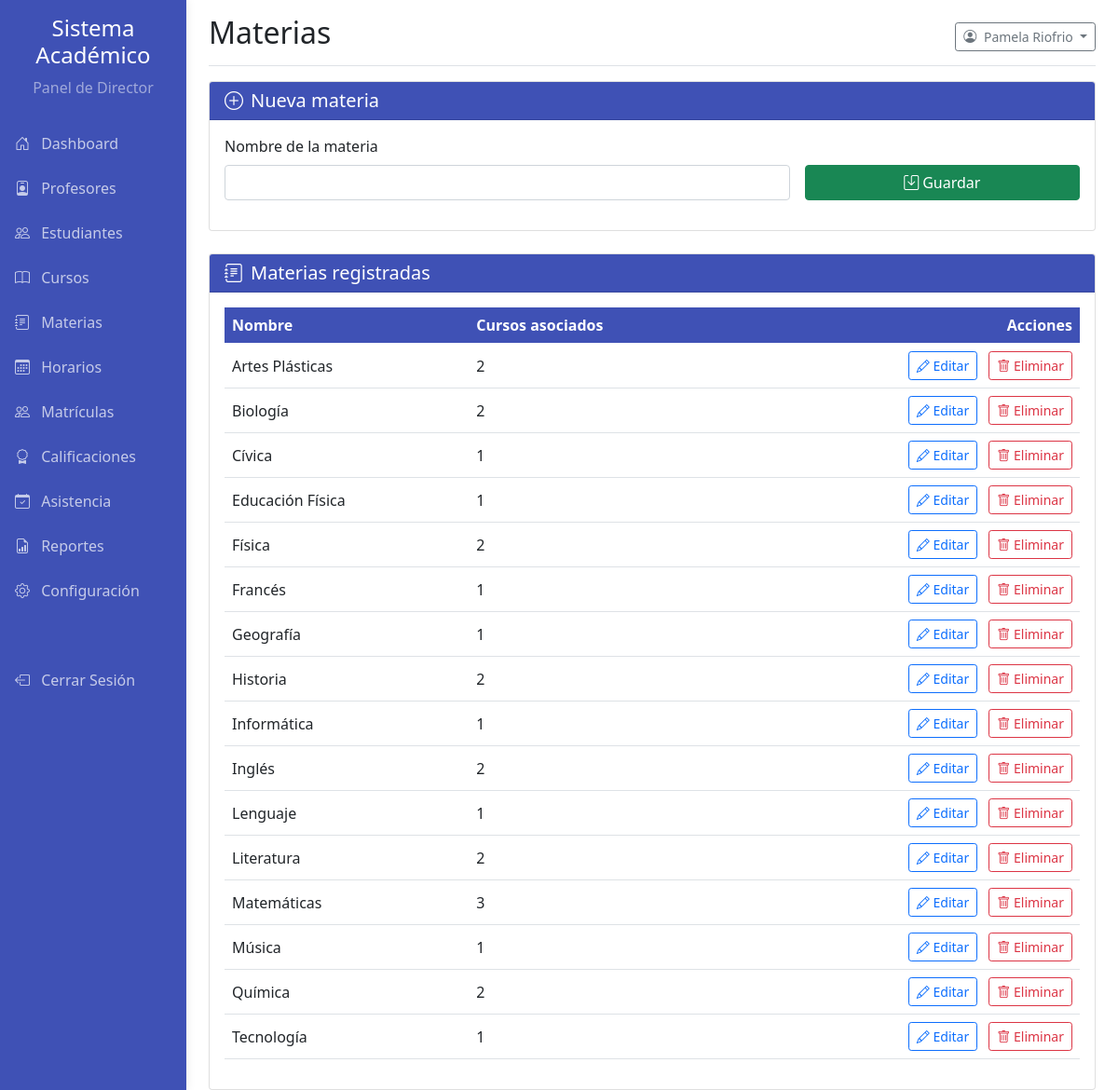
The page /pages/director_materias.php (signed in) on the database as committed earlier.
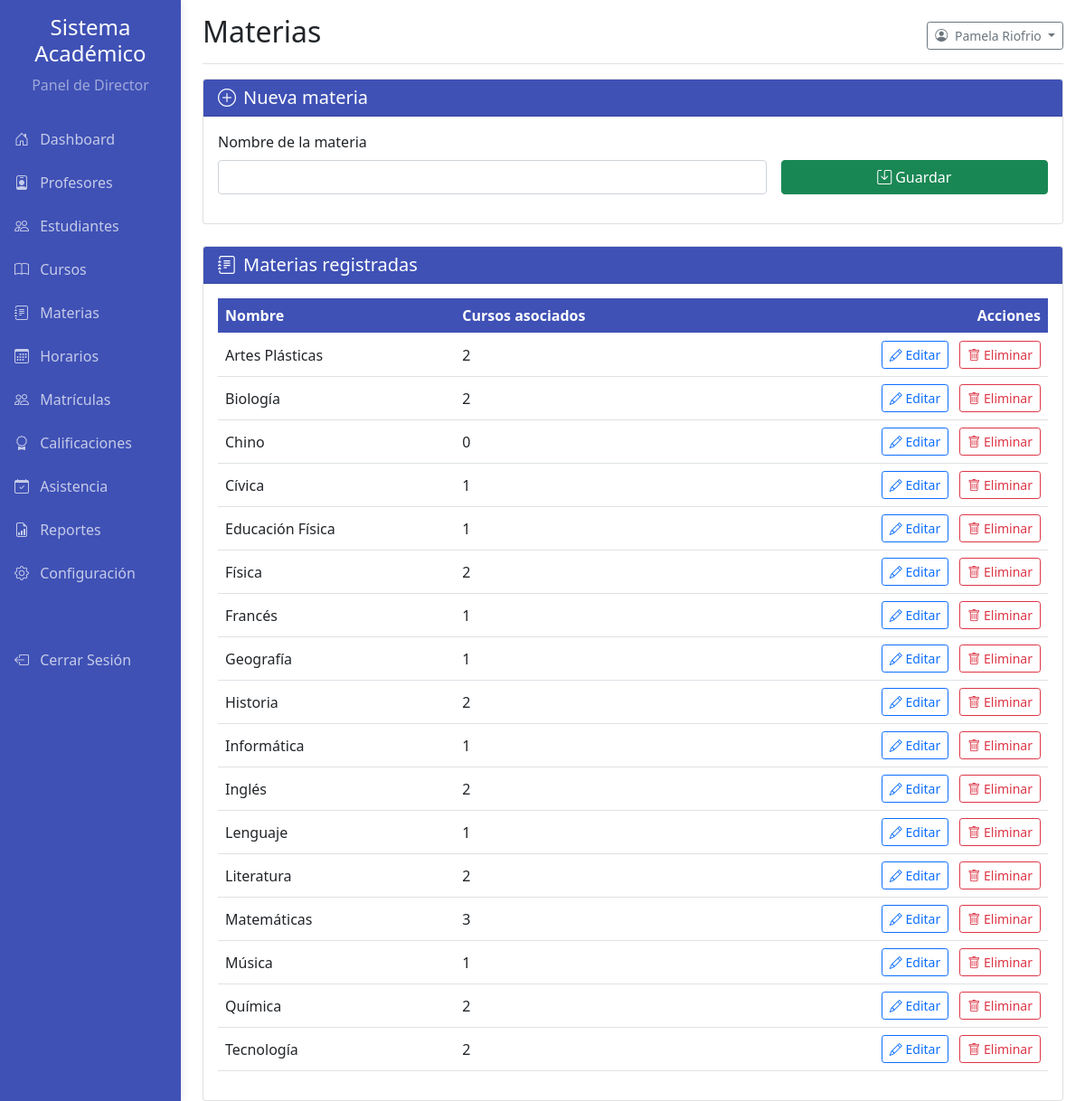
The same page on the database as committed later.
### tables this page shows
CREATE TABLE `materias` (
  `id` int(11) NOT NULL,
  `nombre` varchar(100) NOT NULL
);

### pages/helpers/director_helpers.php (called while the page is built, shortened)
<?php
function director_get_materias(mysqli $mysqli): array
{
    $materias = [];
    $sql = 'SELECT m.id, m.nombre, COUNT(c.id) AS cursos_activos
            FROM materias m
            LEFT JOIN cursos c ON c.materia_id = m.id
            GROUP BY m.id, m.nombre
            ORDER BY m.nombre';
    if ($result = $mysqli->query($sql)) {
        while ($row = $result->fetch_assoc()) {
            $materias[] = $row;
        }
    }
    return $materias;
}

### pages/director_materias.php (the view, shortened to what the changed rows need)
<?php
require_once '../config.php';
require_once __DIR__ . '/helpers/director_helpers.php';
$materias = director_get_materias($mysqli);
$editId = isset($_GET['edit']) ? (int)$_GET['edit'] : 0;
?>
<!DOCTYPE html>
<html lang="es">
<head>
    <link href="../css/bootstrap.min.css" rel="stylesheet">
    <link href="../css/academic.css" rel="stylesheet" type="text/css">
    <link rel="stylesheet" href="https://cdn.jsdelivr.net/npm/bootstrap-icons@1.8.1/font/bootstrap-icons.css">
</head>
<body>
<div class="container-fluid">
    <div class="row">
        <div class="col-md-9 ms-sm-auto col-lg-10 px-md-4">
            <div class="d-flex justify-content-between flex-wrap flex-md-nowrap align-items-center pt-3 pb-2 mb-3 border-bottom">
                <h1 class="h2">Materias</h1>
            </div>
            <div class="card">
                <div class="card-body">
                    <div class="table-responsive">
                        <table class="table table-hover align-middle">
                            <thead class="table-academic">
                            <tr>
                                <th>Nombre</th>
                                <th>Cursos asociados</th>
                                <th class="text-end">Acciones</th>
                            </tr>
                            </thead>
                            <tbody>
                            <?php foreach ($materias as $materia): ?>
                                <tr>
                                    <td>
                                        <?php if ($editId === (int)$materia['id']): ?>
                                            <form method="post" class="row g-2">
                                                <input type="hidden" name="action" value="update">
                                                <input type="hidden" name="id" value="<?php echo (int)$materia['id']; ?>">
                                                <div class="col-12 col-md-8">
                                                    <input type="text" class="form-control" name="nombre" maxlength="100" value="<?php echo htmlspecialchars($materia['nombre'], ENT_QUOTES, 'UTF-8'); ?>" required>
                                                </div>
                                                <div class="col-12 col-md-4 d-flex gap-2">
                                                    <button type="submit" class="btn btn-primary w-50">Guardar</button>
                                                    <a href="director_materias.php" class="btn btn-outline-secondary w-50">Cancelar</a>
                                                </div>
                                            </form>
                                        <?php else: ?>
                                            <?php echo htmlspecialchars($materia['nombre'], ENT_QUOTES, 'UTF-8'); ?>
                                        <?php endif; ?>
                                    </td>
                                    <td><?php echo (int)$materia['cursos_activos']; ?></td>
                                    <td class="text-end">
                                        <?php if ($editId !== (int)$materia['id']): ?>
                                            <a href="?edit=<?php echo (int)$materia['id']; ?>" class="btn btn-sm btn-outline-primary me-2">
                                                <i class="bi bi-pencil"></i> Editar
                                            </a>
                                            <form method="post" class="d-inline" onsubmit="return confirm('¿Desea eliminar esta materia?');">
                                                <button type="submit" class="btn btn-sm btn-outline-danger">
                                                    <i class="bi bi-trash"></i> Eliminar
                                                </button>
                                            </form>
                                        <?php endif; ?>
                                    </td>
                                </tr>
                            <?php endforeach; ?>
                            </tbody>
                        </table>
                    </div>
                </div>
            </div>
        </div>
    </div>
</div>
</body>
</html>

Rows that differ between the two databases and show on the page:
added materias: nombre "Chino", cursos_activos "0"
computed for materias "Tecnología": cursos_activos "1" → "2"
